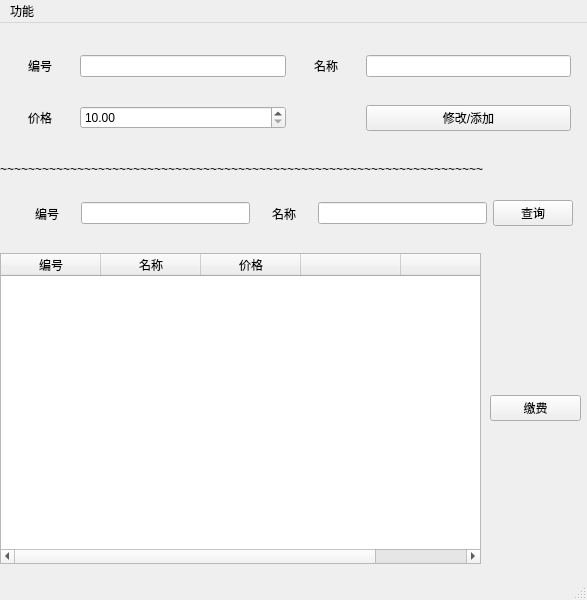
<?xml version="1.0" encoding="UTF-8"?>
<ui version="4.0">
 <class>MainWindow</class>
 <widget class="QMainWindow" name="MainWindow">
  <property name="geometry">
   <rect>
    <x>0</x>
    <y>0</y>
    <width>587</width>
    <height>600</height>
   </rect>
  </property>
  <property name="windowTitle">
   <string>划价及缴费系统</string>
  </property>
  <property name="windowIcon">
   <iconset>
    <normaloff>../source/8b508045ce50657990e3afe7843944b8.png</normaloff>../source/8b508045ce50657990e3afe7843944b8.png</iconset>
  </property>
  <widget class="QWidget" name="centralwidget">
   <widget class="QWidget" name="gridLayoutWidget">
    <property name="geometry">
     <rect>
      <x>0</x>
      <y>10</y>
      <width>581</width>
      <height>121</height>
     </rect>
    </property>
    <layout class="QGridLayout" name="gridLayout" columnstretch="1,3,1,3">
     <property name="leftMargin">
      <number>6</number>
     </property>
     <property name="rightMargin">
      <number>10</number>
     </property>
     <property name="verticalSpacing">
      <number>6</number>
     </property>
     <item row="0" column="3">
      <widget class="QLineEdit" name="LE_MaTname"/>
     </item>
     <item row="0" column="2">
      <widget class="QLabel" name="label_4">
       <property name="text">
        <string>名称</string>
       </property>
       <property name="alignment">
        <set>Qt::AlignCenter</set>
       </property>
      </widget>
     </item>
     <item row="0" column="1">
      <widget class="QLineEdit" name="LE_MaTno"/>
     </item>
     <item row="0" column="0">
      <widget class="QLabel" name="label_3">
       <property name="text">
        <string>编号</string>
       </property>
       <property name="alignment">
        <set>Qt::AlignCenter</set>
       </property>
      </widget>
     </item>
     <item row="1" column="0">
      <widget class="QLabel" name="label_5">
       <property name="text">
        <string>价格</string>
       </property>
       <property name="alignment">
        <set>Qt::AlignCenter</set>
       </property>
      </widget>
     </item>
     <item row="1" column="3">
      <widget class="QPushButton" name="B_MaT_CaA">
       <property name="text">
        <string>修改/添加</string>
       </property>
      </widget>
     </item>
     <item row="1" column="1">
      <widget class="QDoubleSpinBox" name="DSB_MaTpri">
       <property name="minimum">
        <double>10.000000000000000</double>
       </property>
       <property name="maximum">
        <double>99999.990000000005239</double>
       </property>
      </widget>
     </item>
    </layout>
   </widget>
   <widget class="QWidget" name="horizontalLayoutWidget">
    <property name="geometry">
     <rect>
      <x>0</x>
      <y>160</y>
      <width>581</width>
      <height>61</height>
     </rect>
    </property>
    <layout class="QHBoxLayout" name="horizontalLayout" stretch="1,3,1,3,1">
     <property name="leftMargin">
      <number>19</number>
     </property>
     <property name="rightMargin">
      <number>8</number>
     </property>
     <item>
      <widget class="QLabel" name="LB_no">
       <property name="text">
        <string>编号</string>
       </property>
       <property name="alignment">
        <set>Qt::AlignCenter</set>
       </property>
      </widget>
     </item>
     <item>
      <widget class="QLineEdit" name="LE_no"/>
     </item>
     <item>
      <widget class="QLabel" name="LB_name">
       <property name="text">
        <string>名称</string>
       </property>
       <property name="alignment">
        <set>Qt::AlignCenter</set>
       </property>
      </widget>
     </item>
     <item>
      <widget class="QLineEdit" name="LE_name"/>
     </item>
     <item>
      <widget class="QPushButton" name="B_Search">
       <property name="text">
        <string>查询</string>
       </property>
      </widget>
     </item>
    </layout>
   </widget>
   <widget class="QWidget" name="gridLayoutWidget_2">
    <property name="geometry">
     <rect>
      <x>0</x>
      <y>230</y>
      <width>481</width>
      <height>311</height>
     </rect>
    </property>
    <layout class="QGridLayout" name="gridLayout_2">
     <item row="0" column="0">
      <widget class="QTableWidget" name="tableWidget">
       <column>
        <property name="text">
         <string>编号</string>
        </property>
       </column>
       <column>
        <property name="text">
         <string>名称</string>
        </property>
       </column>
       <column>
        <property name="text">
         <string>价格</string>
        </property>
       </column>
       <column>
        <property name="text">
         <string/>
        </property>
       </column>
       <column>
        <property name="text">
         <string/>
        </property>
       </column>
      </widget>
     </item>
    </layout>
   </widget>
   <widget class="QWidget" name="verticalLayoutWidget">
    <property name="geometry">
     <rect>
      <x>490</x>
      <y>230</y>
      <width>91</width>
      <height>311</height>
     </rect>
    </property>
    <layout class="QVBoxLayout" name="verticalLayout">
     <item>
      <widget class="QPushButton" name="B_Payone">
       <property name="text">
        <string>缴费</string>
       </property>
      </widget>
     </item>
    </layout>
   </widget>
   <widget class="QWidget" name="horizontalLayoutWidget_2">
    <property name="geometry">
     <rect>
      <x>0</x>
      <y>130</y>
      <width>586</width>
      <height>31</height>
     </rect>
    </property>
    <layout class="QHBoxLayout" name="horizontalLayout_2">
     <item>
      <widget class="QLabel" name="label_6">
       <property name="text">
        <string>~~~~~~~~~~~~~~~~~~~~~~~~~~~~~~~~~~~~~~~~~~~~~~~~~~~~~~~~~~~~~~~~~~~~~</string>
       </property>
      </widget>
     </item>
    </layout>
   </widget>
  </widget>
  <widget class="QMenuBar" name="menubar">
   <property name="geometry">
    <rect>
     <x>0</x>
     <y>0</y>
     <width>587</width>
     <height>28</height>
    </rect>
   </property>
   <widget class="QMenu" name="menu">
    <property name="title">
     <string>功能</string>
    </property>
    <addaction name="MODE_MaT"/>
    <addaction name="MODE_pay"/>
   </widget>
   <addaction name="menu"/>
  </widget>
  <widget class="QStatusBar" name="statusbar"/>
  <action name="MODE_MaT">
   <property name="text">
    <string>药物划价</string>
   </property>
  </action>
  <action name="MODE_pay">
   <property name="text">
    <string>学生缴费</string>
   </property>
  </action>
 </widget>
 <resources/>
 <connections/>
</ui>
